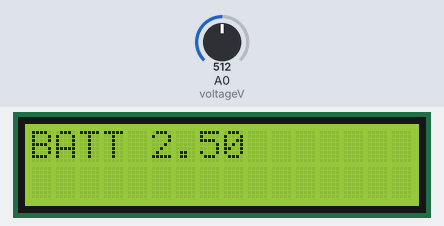
Simulated run of this sketch. Board: Arduino Uno, built with avr-gcc and run on an emulated ATmega328P. On the bench: 16×2 character LCD. Inputs (shaded band) come from the test bench; at power-on: A0 (voltageV) = 512.

Above: at 1.2 s.
1.3 s: A0 (voltageV) set to 716
At 2.1 s:
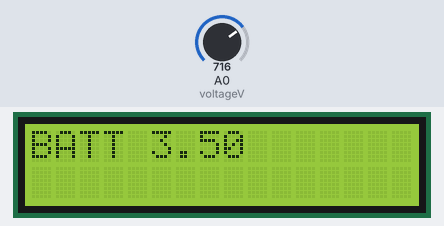
2.8 s: A0 (voltageV) set to 900
At 3.2 s:
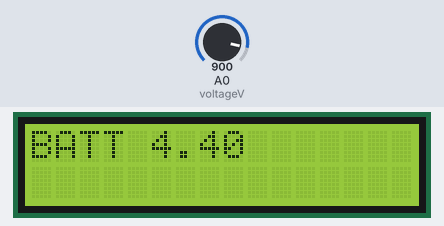
4.3 s: A0 (voltageV) set to 1023
At 4.6 s:
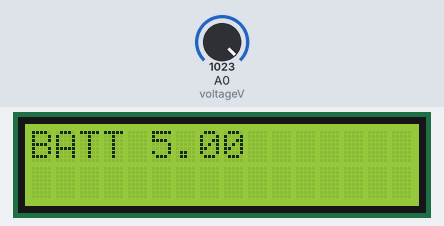
Timing chart, 0 to 7.3 s (numbered marks = the images above; inputs shaded):
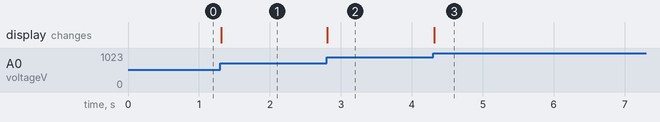

Measured:
- after the input at 1.3 s, the display: changes at once (image 1)
- after the input at 2.8 s, the display: changes at once (image 2)
- after the input at 4.3 s, the display: changes at once (image 3)

The sketch:

lab7_Voltage_Meter.ino
```cpp
#include <LiquidCrystal_I2C.h>
#include <Wire.h>
LiquidCrystal_I2C lcd(0x27, 16, 2);

int voltageV = A0;

void setup() {
  pinMode(voltageV, INPUT);
  lcd.init();
  lcd.backlight();
}

void loop() {
  int voltageMsmt = analogRead(voltageV);
  float vCalc = (5.0/1023) * voltageMsmt;
  lcd.setCursor(0, 0);
  lcd.print("BATT ");
  lcd.print(vCalc);
}
```
